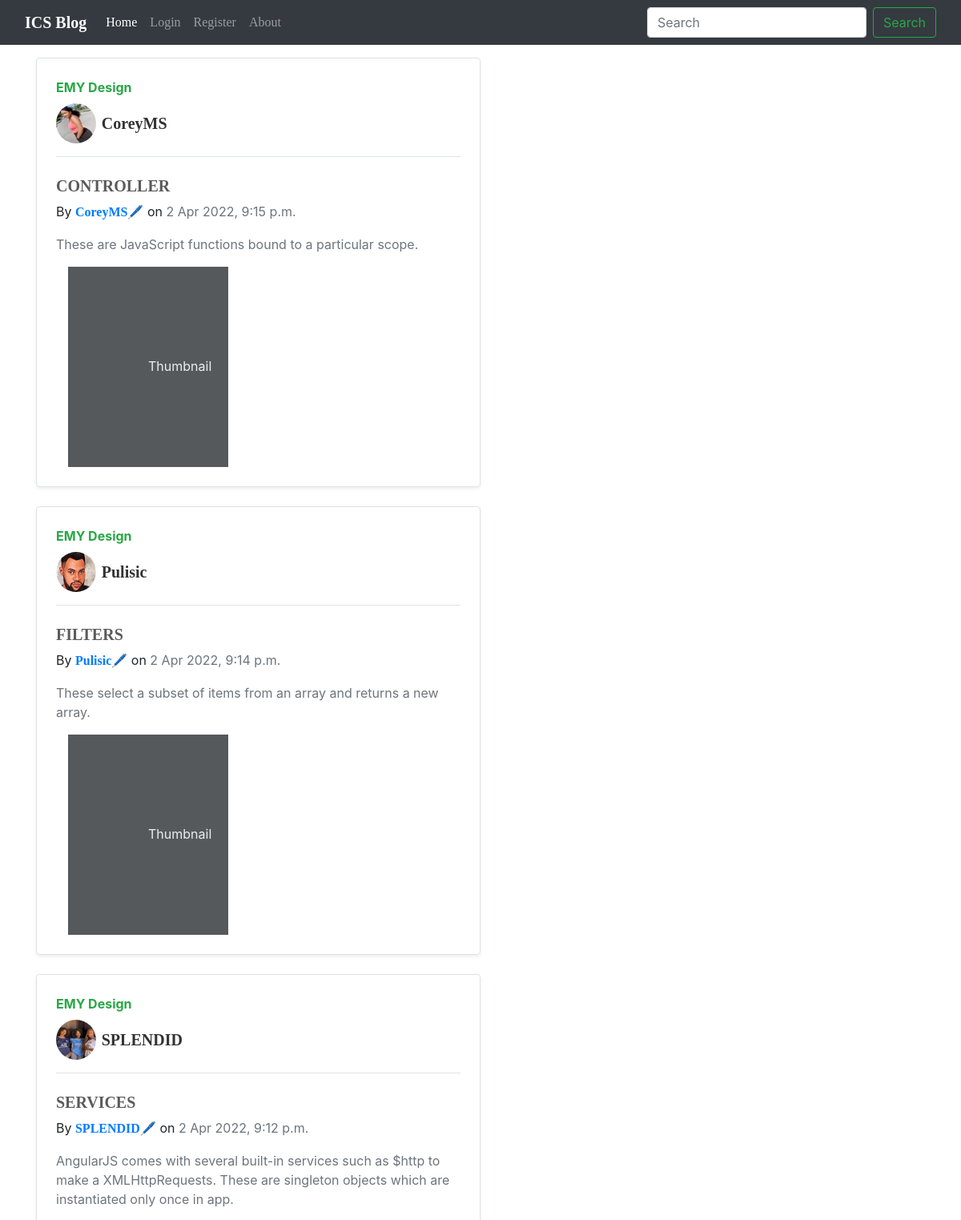
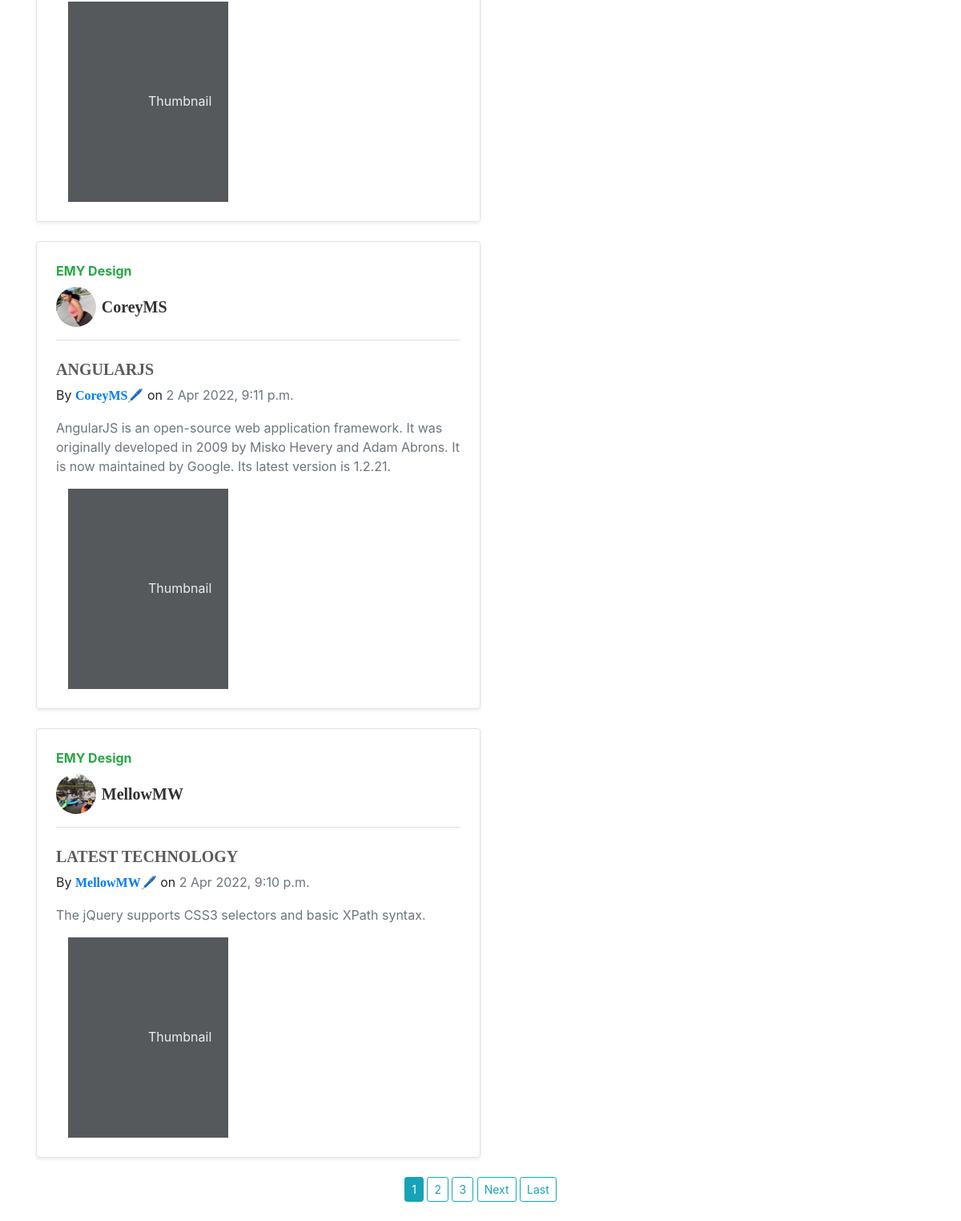
The page / on the database its author committed (2 pictures, top to bottom).
### tech/models.py (models this page shows, shortened)
class Post(models.Model):
    title = models.CharField(max_length=100)
    content = models.TextField()
    date_posted = models.DateTimeField(default=timezone.now)
    author = models.ForeignKey(User, on_delete=models.CASCADE)

### users/models.py (models this page shows, shortened)
class Profile(models.Model):
    user = models.OneToOneField(User, on_delete=models.CASCADE)
    image = models.ImageField(default='default.jpg', upload_to='profile_pics')

### tech/views.py (the view)
# urls.py: path('', PostListView.as_view(), name = "tech-home"),
class PostListView(ListView):
    model = Post
    template_name = 'tech/home.html'
    context_object_name = 'posts'
    ordering = ['-date_posted']
    paginate_by = 5

### tech/templates/tech/home.html (shortened to what this page needs)
{% extends "tech/base.html" %}
{% block nav %}
<li class="nav-item">
    <a class="nav-link active" aria-current="page" href="{% url 'tech-home' %}">Home</a>
</li>
{% if user.is_authenticated %}
<li class="nav-item">
    <a class="nav-link" href="{% url 'logout' %}">Logout</a>
</li>
<li class="nav-item">
    <a class="nav-link" href="{% url 'profile' %}">Profile</a>
</li>
<li class="nav-item">
    <a class="nav-link" href="{% url 'post-create' %}">New Post</a>
</li>
{% else %}
<li class="nav-item">
    <a class="nav-link" href="{% url 'login' %}">Login</a>
</li>
<li class="nav-item">
    <a class="nav-link" href="{% url 'register' %}">Register</a>
</li>
{% endif %}
<li class="nav-item">
    <a class="nav-link" href="{% url 'tech-about' %}">About</a>
</li>
{% endblock nav %}
{% block content %}
{% load crispy_forms_tags %}
{% load static %}
{% for post in posts %}
<div class="col-lg-6">
    <div class="row g-0 border rounded overflow-hidden flex-md-row mb-4 shadow-sm h-md-250 position-relative">
        <div class="col p-4 d-flex flex-column position-static">
            <strong class="d-inline-block mb-2 text-success">EMY Design</strong>
            <legend class="border-bottom mb-4 pb-3">
                <div class="pull-left">
                    {% if post.author == user %}
                    <a href="{% url 'profile' %}"><img class="rounded-circle account-img" src="{{ post.author.profile.image.url }}"></a>
                    {% else %}
                    <img class="rounded-circle account-img" src="{{ post.author.profile.image.url }}">
                    {% endif %}
                    <strong>
                        <a href="{% url 'user-posts' post.author.username %}" class="d-inline-block account-heading mb-0 titles">{{ post.author }}</a>
                    </strong>
                </div>
            </legend>
            <a href="{% url 'post-detail' post.id %}" class="title"><h2 class="account-heading mb-2 title">{{ post.title }}</h2></a>
            <p>
                By <a href="{% url 'user-posts' post.author.username %}" class="pot">{{post.author}}</a>🖊️ on <span class="mb-1 text-muted">{{post.date_posted}}</span>
            </p>
            <p class="text-secondary")>
                {{ post.content }}
            </p>
            <div class="col-auto d-none d-lg-block">
                <svg class="bd-placeholder-img" width="200" height="250" xmlns="http://www.w3.org/2000/svg" role="img" aria-label="Placeholder: Thumbnail" preserveAspectRatio="xMidYMid slice" focusable="false"><title>Placeholder</title><rect width="100%" height="100%" fill="#55595c" /><text x="50%" y="50%" fill="#eceeef" dy=".3em">Thumbnail</text></svg>
            </div>
        </div>
    </div>
</div>
{% endfor %}
{% if is_paginated %}
<center>
<div>
    {% for num in page_obj.paginator.page_range %}
    {% if page_obj.number == num %}
    <a class="btn btn-info btn-sm mb-1" href="?page={{ num }}">{{ num }}</a>
    {% elif num > page_obj.number|add:'-3' and num < page_obj.number|add:'3' %}
    <a class="btn btn-outline-info btn-sm mb-1" href="?page={{ num }}">{{ num }}</a>
    {% endif %}
    {% endfor %}
    {% if page_obj.has_next %}
    <a class="btn btn-outline-info btn-sm mb-1" href="?page={{ page_obj.next_page_number }}">Next</a>
    <a class="btn btn-outline-info btn-sm mb-1" href="?page={{ page_obj.paginator.num_pages }}">Last</a>
    {% endif %}
</div>
</center>
{% endif %}
{% endblock content %}

### tech/templates/tech/base.html (shortened to what this page needs)
<!DOCTYPE html>
<html lang="en">
{% load static %}
<head>
    <link href="{% static 'navbar.css'%}" rel="stylesheet">
    <link href="{% static 'bootstrap.css'%}" rel="stylesheet">
    <link rel="stylesheet" href="https://stackpath.bootstrapcdn.com/bootstrap/4.1.3/css/bootstrap.min.css">
</head>
<body>
    <nav class="navbar navbar-expand-md navbar-dark fixed-top bg-dark">
        <div class="container-fluid">
            <a class="navbar-brand" href="{% url 'tech-about' %}">ICS Blog</a>
            <div class="collapse navbar-collapse" id="navbarCollapse">
                <ul class="navbar-nav me-auto mb-2 mb-md-0">
                    {% block nav %}
                    {% endblock nav %}
                </ul>
                <form action="" method="get" name="query" class="d-flex">
                    <input class="form-control me-2" type="search" placeholder="Search" aria-label="Search">
                    <button class="btn btn-outline-success" type="submit">Search</button>
                </form>
            </div>
        </div>
    </nav>
    <main class="container">
        {% block content %}
        {% endblock content%}
    </main>
</body>
</html>

### staticfiles/navbar.css (style rules this page uses)
body { padding-top: 4.5rem; height: 100%; position: relative; margin-bottom: 20px; padding-bottom: 20px; box-sizing: content-box; }
.account-img { height: 50px; width: 50px; margin: 0; }
.account-heading { font-weight: bold; opacity: 0.8; }
a { font-family: arial-black; font-size: 16px; font-weight: bold; }
.pot { text-decoration-line: none; font-size: 16px; font-weight: bold; }
.title { text-transform: uppercase; color: black; text-decoration: none; opacity: 0.8; font-size: 20px; }
.titles { color: black; text-decoration-line: none; font-size: 20px; opacity: 0.8; }

### rows shown on the page
Post: author.profile.image (picture), author "CoreyMS", title "CONTROLLER", date_posted "2 Apr 2022, 9:15 p.m.", content "These are JavaScript functions bound to a particular scope."
Post: author.profile.image (picture), author "Pulisic", title "FILTERS", date_posted "2 Apr 2022, 9:14 p.m.", content "These select a subset of items from an array and returns a new array."
Post: author.profile.image (picture), author "SPLENDID", title "SERVICES", date_posted "2 Apr 2022, 9:12 p.m.", content "AngularJS comes with several built-in services such as $http to make a XMLHttpRequests. These are singleton objects which are instantiated only once in app."
Post: author.profile.image (picture), author "CoreyMS", title "ANGULARJS", date_posted "2 Apr 2022, 9:11 p.m.", content "AngularJS is an open-source web application framework. It was originally developed in 2009 by Misko Hevery and Adam Abrons. It is now maintained by Google. Its latest version is 1.2.21."
Post: author.profile.image (picture), author "MellowMW", title "LATEST TECHNOLOGY", date_posted "2 Apr 2022, 9:10 p.m.", content "The jQuery supports CSS3 selectors and basic XPath syntax."

### other values the page prints
{{ num }} "1"
{{ num }} "2" "3"
